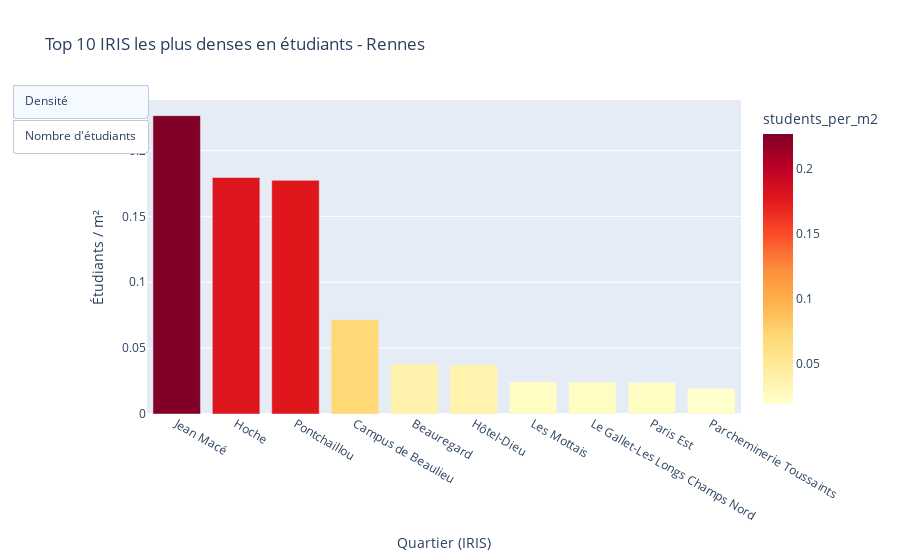

The notebook cell this image was saved under:
### Markdown cell above
## A RETRAVAILLER LE BLOC EN DESSOUS, POUR NE GARDER QUE LUI ET FAIRE PAREIL A BORDEAUX ##

### Code cell
colorscale = "YlOrRd"  # jaune = faible, rouge = élevé

# Top 10 IRIS par densité (par défaut)
top10_iris_rennes = iris_rennes_stats.sort_values(by='students_per_m2', ascending=False).head(10)

fig = px.bar(
    top10_iris_rennes,
    x='LIB_IRIS',
    y='students_per_m2',
    hover_data=['nb_etudiants','area_m2','nb_etabs'],
    color='students_per_m2',
    color_continuous_scale=colorscale,
    title="Top 10 IRIS les plus denses en étudiants - Rennes"
)

# Forcer l'usage d'une coloraxis pour pouvoir la mettre à jour
fig.update_traces(marker_color=top10_iris_rennes['students_per_m2'], marker_colorscale=colorscale, marker_showscale=True)

# Boutons interactifs : densité vs nombre d'étudiants
fig.update_layout(
    updatemenus=[
        dict(
            type="buttons",
            x=0.0, y=1.05, showactive=True,
            buttons=[
                dict(
                    label="Densité",
                    method="update",
                    args=[
                        {"y": [top10_iris_rennes['students_per_m2']],
                         "marker.color": top10_iris_rennes['students_per_m2']},
                        {"coloraxis": dict(cmin=top10_iris_rennes['students_per_m2'].min(),
                                           cmax=top10_iris_rennes['students_per_m2'].max(),
                                           colorscale=colorscale,
                                           colorbar=dict(title="Étudiants/m²"))}
                    ]
                ),
                dict(
                    label="Nombre d'étudiants",
                    method="update",
                    args=[
                        {"y": [top10_iris_rennes['nb_etudiants']],
                         "marker.color": top10_iris_rennes['nb_etudiants']},
                        {"coloraxis": dict(cmin=top10_iris_rennes['nb_etudiants'].min(),
                                           cmax=top10_iris_rennes['nb_etudiants'].max(),
                                           colorscale=colorscale,
                                           colorbar=dict(title="Nombre d'étudiants"))}
                    ]
                ),
            ]
        )
    ]
)

fig.update_layout(xaxis_title="Quartier (IRIS)", yaxis_title="Étudiants / m²")
fig.show()

### Figure 1 — Plotly figure (JSON) as saved in the notebook; plotly's stock layout.template omitted (floating-point values rounded to 4 significant figures)
{"data": [{"customdata": [[58900.0, 260200.0, 96.0], [25760.0, 143500.0, 45.0], [229000.0, 1291000.0, 317.0], [102100.0, 1427000.0, 286.0], [65650.0, 1734000.0, 116.0], [5701.0, 152500.0, 24.0], [11570.0, 473200.0, 24.0], [17060.0, 704300.0, 39.0], [5162.0, 215100.0, 34.0], [3860.0, 198000.0, 24.0]], "hovertemplate": "LIB_IRIS=%{x}<br>students_per_m2=%{marker.color}<br>nb_etudiants=%{customdata[0]}<br>area_m2=%{customdata[1]}<br>nb_etabs=%{customdata[2]}<extra></extra>", "legendgroup": "", "marker": {"color": [0.2264, 0.1794, 0.1774, 0.07151, 0.03785, 0.03737, 0.02445, 0.02421, 0.02399, 0.0195], "coloraxis": "coloraxis", "colorscale": [[0, "rgb(255,255,204)"], [0.125, "rgb(255,237,160)"], [0.25, "rgb(254,217,118)"], [0.375, "rgb(254,178,76)"], [0.5, "rgb(253,141,60)"], [0.625, "rgb(252,78,42)"], [0.75, "rgb(227,26,28)"], [0.875, "rgb(189,0,38)"], [1, "rgb(128,0,38)"]], "pattern": {"shape": ""}, "showscale": true}, "name": "", "orientation": "v", "showlegend": false, "textposition": "auto", "type": "bar", "x": ["Jean Macé", "Hoche", "Pontchaillou", "Campus de Beaulieu", "Beauregard", "Hôtel-Dieu", "Les Mottais", "Le Gallet-Les Longs Champs Nord", "Paris Est", "Parcheminerie Toussaints"], "xaxis": "x", "y": [0.2264, 0.1794, 0.1774, 0.07151, 0.03785, 0.03737, 0.02445, 0.02421, 0.02399, 0.0195], "yaxis": "y"}], "layout": {"barmode": "relative", "coloraxis": {"colorbar": {"title": {"text": "students_per_m2"}}, "colorscale": [[0, "rgb(255,255,204)"], [0.125, "rgb(255,237,160)"], [0.25, "rgb(254,217,118)"], [0.375, "rgb(254,178,76)"], [0.5, "rgb(253,141,60)"], [0.625, "rgb(252,78,42)"], [0.75, "rgb(227,26,28)"], [0.875, "rgb(189,0,38)"], [1, "rgb(128,0,38)"]]}, "legend": {"tracegroupgap": 0}, "title": {"text": "Top 10 IRIS les plus denses en étudiants - Rennes"}, "updatemenus": [{"buttons": [{"args": [{"marker.color": [0.2264, 0.1794, 0.1774, 0.07151, 0.03785, 0.03737, 0.02445, 0.02421, 0.02399, 0.0195], "y": [[0.2264, 0.1794, 0.1774, 0.07151, 0.03785, 0.03737, 0.02445, 0.02421, 0.02399, 0.0195]]}, {"coloraxis": {"cmax": 0.2264, "cmin": 0.0195, "colorbar": {"title": "Étudiants/m²"}, "colorscale": "YlOrRd"}}], "label": "Densité", "method": "update"}, {"args": [{"marker.color": [58904, 25757, 228966, 102075, 65648, 5701, 11569, 17055, 5162, 3860], "y": [[58904, 25757, 228966, 102075, 65648, 5701, 11569, 17055, 5162, 3860]]}, {"coloraxis": {"cmax": 228966, "cmin": 3860, "colorbar": {"title": "Nombre d'étudiants"}, "colorscale": "YlOrRd"}}], "label": "Nombre d'étudiants", "method": "update"}], "showactive": true, "type": "buttons", "x": 0, "y": 1.05}], "xaxis": {"anchor": "y", "domain": [0, 1], "title": {"text": "Quartier (IRIS)"}}, "yaxis": {"anchor": "x", "domain": [0, 1], "title": {"text": "Étudiants / m²"}}}}
